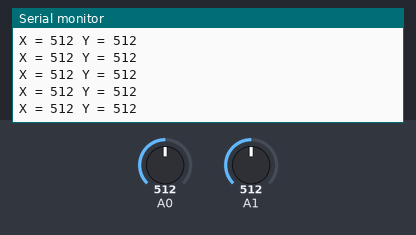
Simulated run of this sketch. Board: Arduino Uno, built with avr-gcc and run on an emulated ATmega328P. Shown: the last lines printed to the serial monitor. The inputs (shaded band) are chosen by the test bench; at power-on: A0 = 512, A1 = 512. No radio packets arrive unless stated.

Above: at 1.2 s.
1.3 s: A0 set to 716
At 1.58 s:
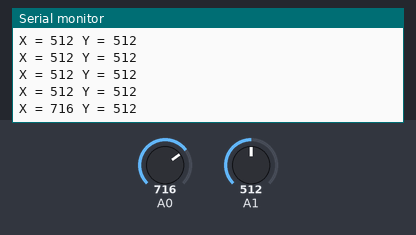
2.8 s: A1 set to 716
At 2.99 s:
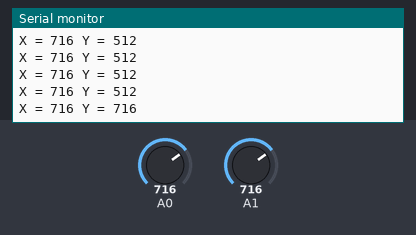
4.3 s: A0 set to 900
At 4.41 s:
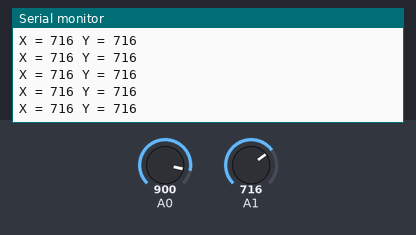
5.8 s: A1 set to 900
At 5.82 s:
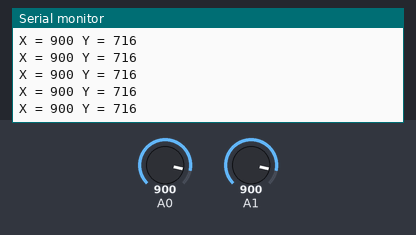
Timing chart, 0 to 8.3 s (numbered marks = the images above; inputs shaded):
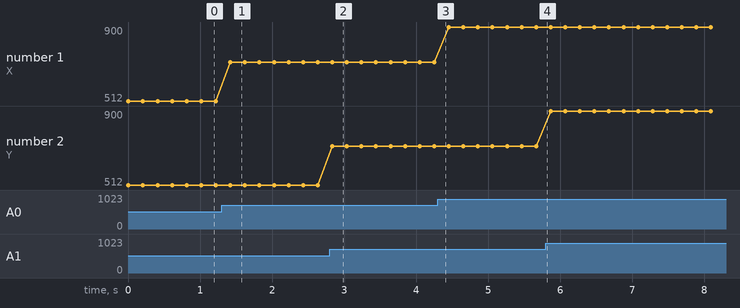

Measured:
- after the input at 1.3 s, the serial monitor: prints a new line after 0.12 s (image 1)
- after the input at 2.8 s, the serial monitor: prints a new line at once (image 2)
- plotted number 1: 512 → 716 after the input at 1.3 s, 716 → 900 after the input at 4.3 s

The sketch:

Joystick.ino
```cpp
#include "nRF24L01.h"
#include "RF24.h"
#include <SPI.h>
#include "Common.h"


#define CE_PIN  9
#define CSN_PIN 10

const byte address[6] = "00001";

struct JoystickPinConfig {
  int x_axis = A0;
  int y_axis = A1;
  int up = 2;
  int down = 4;
  int left = 5;
  int right = 3;
};

JoystickPinConfig joystickPinConfig;

struct Joystick{
  int x_axis;
  int y_axis;
  int up;
  int down;
  int left;
  int right;
};

Joystick joystick;

Cords cords;

RF24 radio(CE_PIN, CSN_PIN);

void setup() {
  Serial.begin(9600);
  setupRadio();
	setupJoystick();
}
void setupRadio(){
  radio.begin();
  radio.setAutoAck(false);
  radio.setChannel(CHANNEL_OFFSET);
  radio.openWritingPipe(address);
  radio.setPALevel (RF24_PA_LOW); //transmitter power level. To choose RF24_PA_MIN, RF24_PA_LOW, RF24_PA_HIGH, RF24_PA_MAX
	radio.setDataRate(RF24_1MBPS); //(RF24_250KBPS|RF24_1MBPS|RF24_2MBPS)
  radio.stopListening();
}

void setupJoystick(){
  pinMode(joystickPinConfig.up, INPUT_PULLUP);
  pinMode(joystickPinConfig.down, INPUT_PULLUP);
  pinMode(joystickPinConfig.left, INPUT_PULLUP);
  pinMode(joystickPinConfig.right, INPUT_PULLUP);

  digitalWrite(joystickPinConfig.up, LOW);
  digitalWrite(joystickPinConfig.down, LOW);
  digitalWrite(joystickPinConfig.left, LOW);
  digitalWrite(joystickPinConfig.right, LOW);
}

void loop() {
  // put your main code here, to run repeatedly:
    printInputs();
    radio.write(&cords, sizeof(cords));
    delay(200);
}

void printInputs(){
  cords.x = analogRead(joystickPinConfig.x_axis);
  cords.y = analogRead(joystickPinConfig.y_axis);
  Serial.print("X = ");
  Serial.print(cords.x);
  Serial.print(" Y = ");
  Serial.println(cords.y);
}
```

Common.h
```cpp
#ifndef COMMON_H
#define COMMON_H

#define INTERVAL_MS_TRANSMISSION 250
#define CHANNEL_OFFSET 56

struct Cords{
  int x;
  int y;
};

#endif
```
